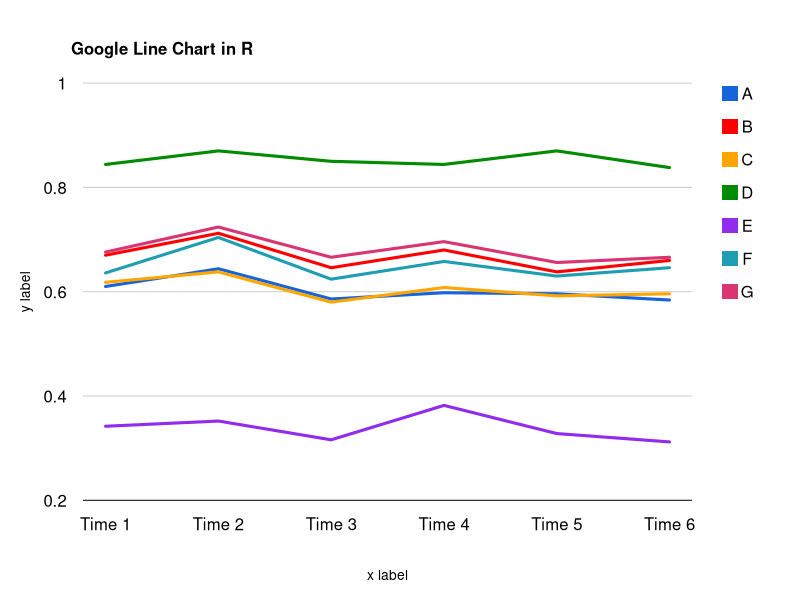

R code for this plot:
## ---- chunk 1
# here's the data
numbers = c(
  0.61, 0.644, 0.586, 0.598, 0.596, 0.584,
  0.67, 0.712, 0.646, 0.68, 0.638, 0.66,
  0.618, 0.638, 0.58, 0.608, 0.592, 0.596,
  0.844, 0.87, 0.85, 0.844, 0.87, 0.838,
  0.342, 0.352, 0.316, 0.382, 0.328, 0.312,
  0.636, 0.704, 0.624, 0.658, 0.63, 0.646,
  0.676, 0.724, 0.666, 0.696, 0.656, 0.666)

# put the data in a matrix
some_data = matrix(numbers, nrow = 7, ncol = 6, byrow = TRUE)

# add row and column names
rownames(some_data) = c("A", "B", "C", "D", "E", "F", "G")
colnames(some_data) = paste("Time", 1:6)

# define color palette
cols = c("#1664d9", "red", "orange", "green4", "purple2", "#1f9eb3", "#d93572")
## ---- chunk 2
# choose a graphic layout
layout(rbind(c(1, 2), c(1, 2)), 
       height = c(lcm(11), 1),
       width = c(lcm(18), 1))

# set plot window for lines
op = par(mar = c(5, 5, 4, 1))
plot(1:6, some_data[1,], type = "n", xaxt = "n", yaxt = "n",
     xlab = "x label", ylab = "y label", bty = "n", ylim = c(0.2, 1))
# add major grid lines
abline(h = seq(0.2, 1, 0.2), col = c("black", rep("gray80", 4)))
# add title
mtext(side = 3, "Google Line Chart in R", at = 1.5, line = 0.5, font = 2)
# add x-axis tick labels
mtext(side = 1, colnames(some_data), at = 1:6)
# add y-axis tick labels
mtext(side = 2, seq(0.2, 1, 0.2), line = 1, at = seq(0.2, 1, 0.2), las = 2)
# plot lines
for (i in 1:nrow(some_data))
{
    lines(1:6, some_data[i,], col = cols[i], lwd = 3)
}
# plot legend
par(mar = c(5, 0.1, 4, 2))
plot(rep(0.5,7), seq(0, 1, length = 7), type = "n", xlab = "", ylab = "",
     bty = "n", xaxt = "n", yaxt = "n", xlim = c(0.4, 0.7), ylim = c(0.2, 1))
points(rep(0.5, 7), seq(0.98, 0.6, length = 7), pch = 15, 
       col = cols, cex = 2.5)
text(rep(0.6, 7), seq(0.98, 0.6, length = 7), rownames(some_data), cex = 1.2)
# reset parameters
par(op)
